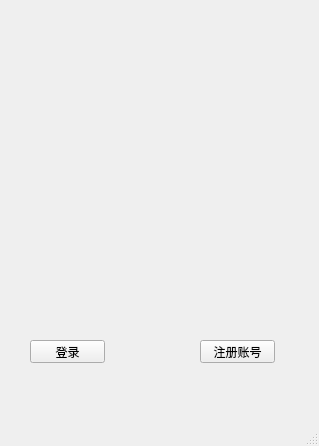
<?xml version="1.0" encoding="UTF-8"?>
<ui version="4.0">
 <class>MainWindow</class>
 <widget class="QMainWindow" name="MainWindow">
  <property name="geometry">
   <rect>
    <x>0</x>
    <y>0</y>
    <width>319</width>
    <height>446</height>
   </rect>
  </property>
  <property name="windowTitle">
   <string>MainWindow</string>
  </property>
  <widget class="QWidget" name="centralwidget">
   <widget class="QPushButton" name="pushButton_login">
    <property name="geometry">
     <rect>
      <x>30</x>
      <y>340</y>
      <width>75</width>
      <height>23</height>
     </rect>
    </property>
    <property name="text">
     <string>登录</string>
    </property>
   </widget>
   <widget class="QPushButton" name="pushButton_logup">
    <property name="geometry">
     <rect>
      <x>200</x>
      <y>340</y>
      <width>75</width>
      <height>23</height>
     </rect>
    </property>
    <property name="text">
     <string>注册账号</string>
    </property>
   </widget>
   <widget class="m_editline_and_lable" name="Widget_id" native="true">
    <property name="geometry">
     <rect>
      <x>60</x>
      <y>190</y>
      <width>231</width>
      <height>41</height>
     </rect>
    </property>
   </widget>
   <widget class="m_editline_and_lable" name="Widget_password" native="true">
    <property name="geometry">
     <rect>
      <x>60</x>
      <y>260</y>
      <width>231</width>
      <height>41</height>
     </rect>
    </property>
   </widget>
   <widget class="QLabel" name="label_headphoto">
    <property name="geometry">
     <rect>
      <x>90</x>
      <y>40</y>
      <width>151</width>
      <height>121</height>
     </rect>
    </property>
    <property name="text">
     <string/>
    </property>
   </widget>
  </widget>
  <widget class="QMenuBar" name="menubar">
   <property name="geometry">
    <rect>
     <x>0</x>
     <y>0</y>
     <width>319</width>
     <height>21</height>
    </rect>
   </property>
  </widget>
  <widget class="QStatusBar" name="statusbar"/>
 </widget>
 <customwidgets>
  <customwidget>
   <class>m_editline_and_lable</class>
   <extends>QWidget</extends>
   <header>m_editline_and_lable.h</header>
   <container>1</container>
  </customwidget>
 </customwidgets>
 <resources/>
 <connections/>
</ui>
